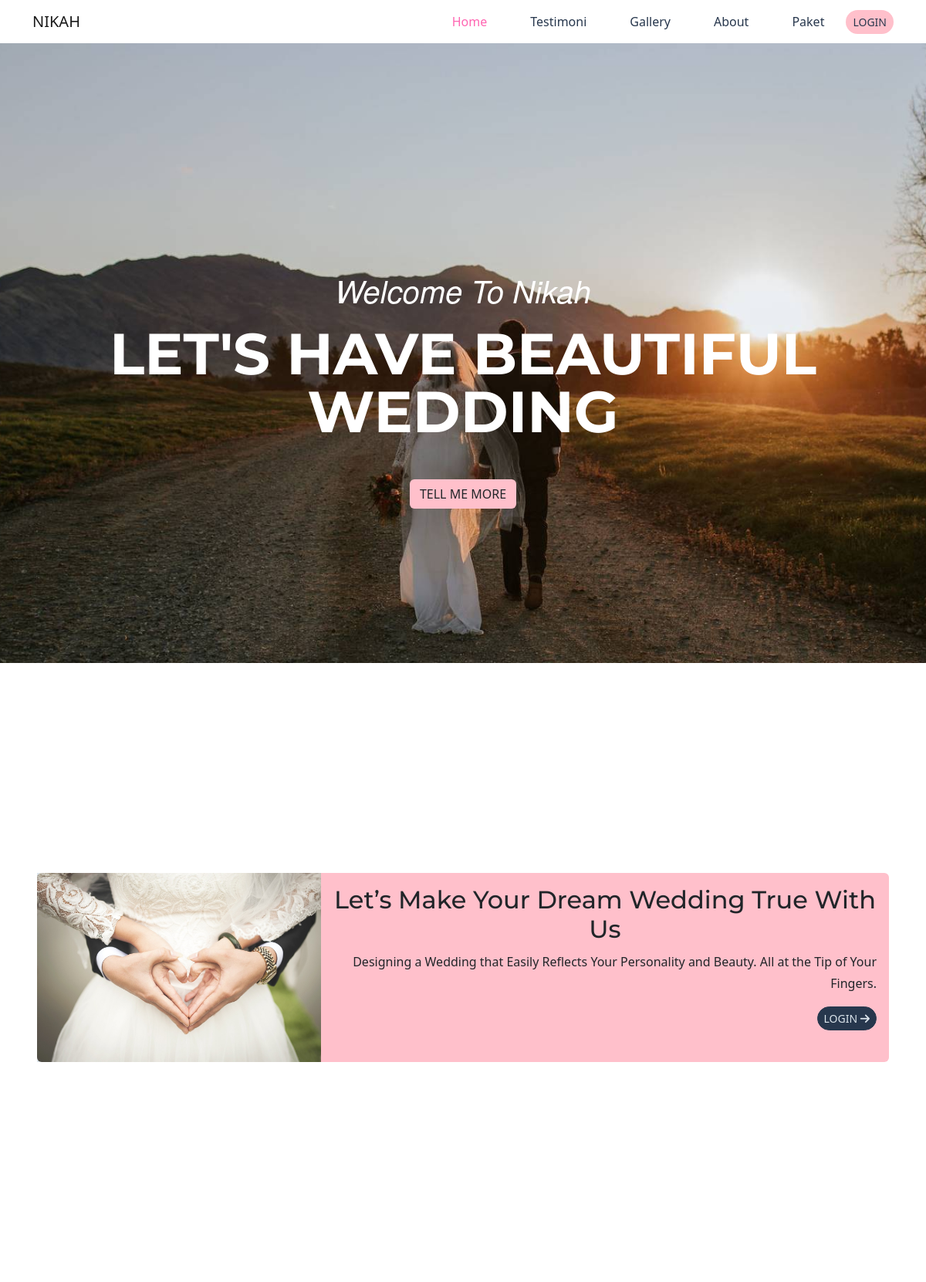
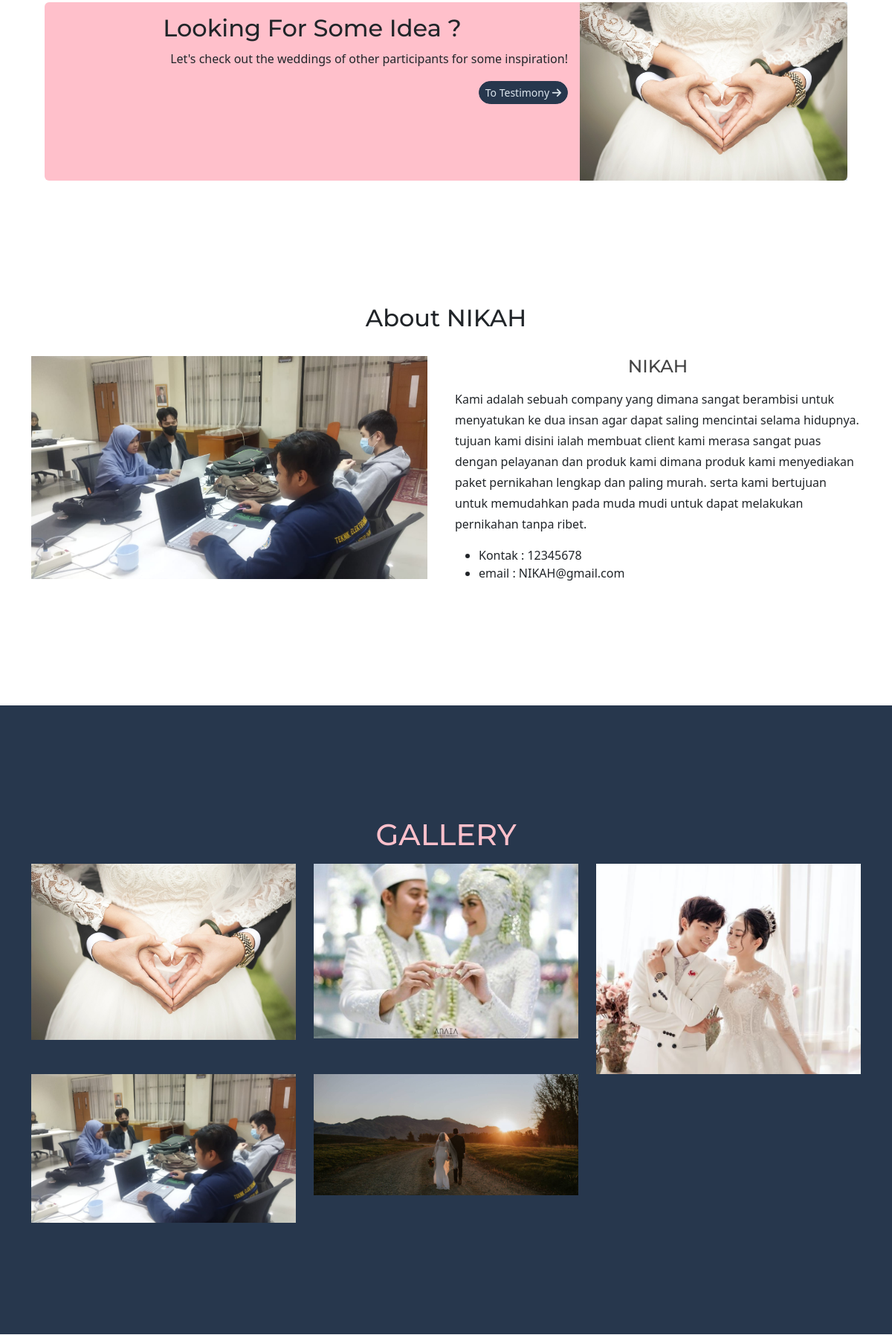
The page / (upper part) on the database its author committed (2 pictures, top to bottom).
### tables this page shows
CREATE TABLE `profile_company` (
  `id` int(11) NOT NULL,
  `nama_company` varchar(50) NOT NULL,
  `about_us` text NOT NULL,
  `gambar` varchar(255) NOT NULL,
  `no_telp` varchar(20) NOT NULL,
  `email` varchar(50) NOT NULL
);

CREATE TABLE `gallery` (
  `id` int(11) NOT NULL,
  `gambar` varchar(255) NOT NULL
);

### index.php (the view, shortened to what this page needs)
<!DOCTYPE html>
<html lang="en">
  <?php
  include "connection.php";
  $sql = "SELECT * FROM profile_company LIMIT 1";
  $sql2 = "SELECT * FROM gallery";
  $result = mysqli_query($mysqli, $sql);
  $result2 = mysqli_query($mysqli, $sql2);
   ?>
  <head>
    <link rel="stylesheet" href="asset/bootstrap/css/bootstrap.min.css">
    <link href="https://cdn.jsdelivr.net/npm/bootstrap@5.3.1/dist/css/bootstrap.min.css" rel="stylesheet" />
    <link href="https://cdnjs.cloudflare.com/ajax/libs/font-awesome/6.0.0-beta3/css/all.min.css" rel="stylesheet">
    <link rel="stylesheet" href="asset/fonts/font-awesome.min.css">
  </head>
  <body style="background-color: #ffffff;">
    <nav class="navbar navbar-expand-lg navbar-light container" >
      <div class="container">
        <a class="navbar-brand" href="#">
        NIKAH
          </a>
      </div>
      <div class="container">
        <div class="collapse navbar-collapse justify-content-center" id="navbarSupportedContent">
          <ul class="navbar-nav">
            <li class="nav-item">
              <a class="nav-link" href="index.php" style="color: #ff66b2">Home</a>
            </li>
            <li class="nav-item">
              <a class="nav-link" href="Gallery.php" style="color:#27374d">Testimoni</a>
            </li>
            <li class="nav-item">
              <a class="nav-link" href="#gallery" style="color:#27374d">Gallery</a>
            </li>
            <li class="nav-item">
              <a class="nav-link" href="#about" style="color:#27374d">About</a>
            </li>
            <li class="nav-item">
              <a class="nav-link" href="#paket" style="color:#27374d">Paket</a>
            </li>
          </ul>
        </div>
        <button class="btn rounded-pill  btn-sm" style="background-color: #ffc0cb; color: #27374d" onclick="window.location.href='login.php'">LOGIN</button>
      </div>
    </nav>
    <div class="container-fluid w-100 p-0">
      <header class="masthead" style="background-image: url(asset/gallery/home.jpg); height: max-content;">
        <div class="container">
            <div class="intro-text">
                <div class="intro-lead-in"><span>Welcome To  Nikah</span></div>
                <div class="intro-heading text-uppercase"><span>Let's Have Beautiful Wedding</span></div><a class="btn btn-xl text-uppercase js-scroll-trigger" role="button" href="#about" style="background-color:#ffc0cb">Tell me more</a></div>
        </div>
    </header>
    </div>
<div class="container " style="height: 200px;"></div>
    <div class="container-fluphpid mt-4">
  <div class="d-flex justify-content-start">
    <div class="card mb-3 m-5 border-0" style="max-width: 1300px;">
      <div class="row g-0">
      <div class="col-md-4 d-flex align-items-center justify-content-center" style="background-color: #dde6ed;" >
          <img src="asset/img/carausel 1.jpg" class="img-fluid rounded-start" style="object-fit: cover;" alt="..." />
        </div>
        <div class="col-md-8 rounded-end" style="background-color: #ffc0cb;">
          <div class="card-body">
            <h2 class="card-title text-center">Let’s Make Your Dream Wedding True With Us</h2>
            <p class="card-text text-end">Designing a Wedding that Easily Reflects Your Personality and Beauty. All at the Tip of Your Fingers.</p>
            <div class="text-end">
              <button class="btn rounded-pill  btn-sm" style="background-color: #27374d; border-color: #27374d; color: #dde6ed" onclick="window.location.href='login.php'">LOGIN <i class="fas fa-arrow-right"></i></button>
            </div>
          </div>
        </div>
      </div>
    </div>
  </div>
</div>
<div class="container " style="height: 200px;"></div>
<div class="container-fluid mt-4">
  <div class="d-flex justify-content-end">
    <div class="card mb-3 m-5 border-0" style="max-width: 1300px;">
      <div class="row g-0">
        <div class="col-md-8 rounded-start" style="background-color: #ffc0cb;">
          <div class="card-body">
            <h2 class="card-title text-center">Looking For Some Idea ?</h2>
            <p class="card-text text-end">Let's check out the weddings of other participants for some inspiration!</p>
            <div class="text-end">
              <button class="btn rounded-pill  btn-sm" style="background-color: #27374d; border-color: #27374d; color: #dde6ed" onclick="window.location.href='Gallery.php'">To Testimony <i class="fas fa-arrow-right"></i></button>
            </div>
          </div>
        </div>
        <div class="col-md-4 d-flex align-items-center justify-content-center" style="background-color: #dde6ed;" >
          <img src="asset/img/carausel 1.jpg" class="img-fluid rounded-end" style="object-fit: cover;" alt="..." />
        </div>
      </div>
    </div>
  </div>
</div>
    <section id="about">
    <?php $i=0;
                 while($data = mysqli_fetch_array($result)){?>
    <div id="about" class="about-area area-padding">
      <div class="container">
        <div class="row">
          <div class="col-md-12 col-sm-12 col-xs-12">
            <div class="section-headline text-center">
              <h2>About <?php echo $data['nama_company']?></h2>
              <br>
            </div>
          </div>
        </div>
        <div class="row">
          <div class="col-md-12 col-sm-12 col-xs-12 col-lg-6">
            <div class="well-left">
              <div class="single-well">
                <a href="#">
                  <img src="asset/gallery/<?php echo $data['gambar']?>" style="height: 300px  ;" alt="">
                </a>
              </div>
            </div>
          </div>
          <div class="col-md-12 col-sm-12 col-xs-12 col-lg-6">
            <div class="well-middle">
              <div class="single-well">
                <a href="#" style="text-decoration: none;">
                  <h4 class="sec-head text-center" style="margin: 0 0 15px;color: #444;font-weight: 500;"><?php echo $data['nama_company']?></h4>
                </a>
                <p>
                <?php echo $data['about_us']?>
                </p>
                <ul>
                  <li>
                    <i class="bi bi-check"></i> Kontak : <?php echo $data['no_telp']?>
                  </li>
                  <li>
                    <i class="bi bi-check"></i> email : <?php echo $data['email']?>
                  </li>
                </ul>
              </div>
            </div>
          </div>
        </div>
      </div>
    </div>
    <?php }?>
    </section>
    <section id="gallery" style="background-color: #27374d;">
        <div class="container">
            <div class="row">
                <div class="col-lg-12 text-center">
                    <h2 class="text-uppercase section-heading" style="color: #ffc0cb;">Gallery</h2>
                </div>
            </div>
            <div class="row">
              <?php
              while($data = mysqli_fetch_array($result2)){
              ?>
                <div class="col-sm-6 col-md-4 portfolio-item" >
                        <img class="img-fluid" src="asset/gallery/<?php echo $data['gambar']?>"></a>
                </div>
                <?php }?>
            </div>
            </div>
    </section>
  </body>
</html>

### index.php (style rules this page uses)
.navbar-nav .nav-item { margin-right: 20px; margin-left: 20px; }

### rows shown on the page
profile_company: nama_company "NIKAH", gambar (picture), about_us "Kami adalah sebuah company yang dimana sangat berambisi untuk menyatukan ke dua insan agar dapat saling mencintai selama hidupnya. tujuan kami disini ialah membuat client kami merasa sangat puas dengan pelayanan dan produk kami dimana produk kami menyediakan paket pernikahan lengkap dan paling murah. serta kami bertujuan untuk memudahkan pada muda mudi untuk dapat melakukan pernikahan tanpa ribet.", no_telp "12345678", email "NIKAH@gmail.com"
gallery: gambar (picture)
gallery: gambar (picture)
gallery: gambar (picture)
gallery: gambar (picture)
gallery: gambar (picture)
